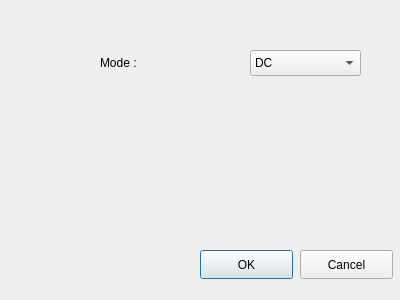
<?xml version="1.0" encoding="UTF-8"?>
<ui version="4.0">
 <class>Currentsourcedialog</class>
 <widget class="QDialog" name="Currentsourcedialog">
  <property name="geometry">
   <rect>
    <x>0</x>
    <y>0</y>
    <width>400</width>
    <height>300</height>
   </rect>
  </property>
  <property name="windowTitle">
   <string>Dialog</string>
  </property>
  <widget class="QPushButton" name="OK">
   <property name="geometry">
    <rect>
     <x>200</x>
     <y>250</y>
     <width>93</width>
     <height>29</height>
    </rect>
   </property>
   <property name="text">
    <string>OK</string>
   </property>
  </widget>
  <widget class="QPushButton" name="Cancel">
   <property name="geometry">
    <rect>
     <x>300</x>
     <y>250</y>
     <width>93</width>
     <height>29</height>
    </rect>
   </property>
   <property name="text">
    <string>Cancel</string>
   </property>
  </widget>
  <widget class="QComboBox" name="Mode">
   <property name="geometry">
    <rect>
     <x>250</x>
     <y>50</y>
     <width>111</width>
     <height>26</height>
    </rect>
   </property>
   <item>
    <property name="text">
     <string>DC</string>
    </property>
   </item>
   <item>
    <property name="text">
     <string>Sine</string>
    </property>
   </item>
   <item>
    <property name="text">
     <string>Square</string>
    </property>
   </item>
  </widget>
  <widget class="QLabel" name="label">
   <property name="geometry">
    <rect>
     <x>100</x>
     <y>55</y>
     <width>81</width>
     <height>16</height>
    </rect>
   </property>
   <property name="text">
    <string>Mode :</string>
   </property>
  </widget>
 </widget>
 <resources/>
 <connections/>
</ui>
